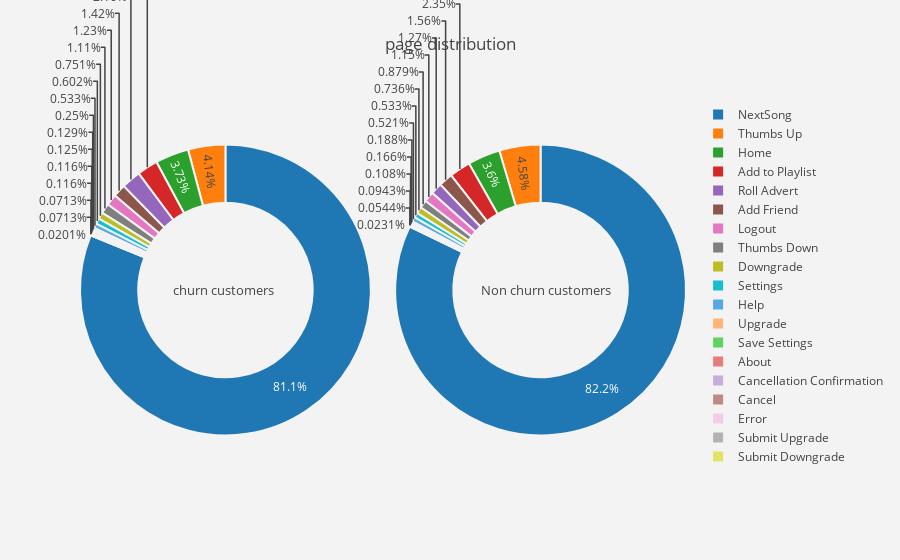

Source (notebook cell):
### Code cell
plot_pie('page')

### Figure 1 — Plotly figure (JSON) as saved in the notebook; plotly's stock layout.template omitted (floating-point values rounded to 4 significant figures)
{"data": [{"domain": {"x": [0, 0.48]}, "hole": 0.6, "hoverinfo": "label+percent+name", "labels": ["NextSong", "Thumbs Up", "Home", "Add to Playlist", "Roll Advert", "Add Friend", "Logout", "Thumbs Down", "Downgrade", "Settings", "Help", "Upgrade", "Save Settings", "About", "Cancellation Confirmation", "Cancel", "Error", "Submit Upgrade", "Submit Downgrade"], "marker": {"line": {"color": "rgb(243,243,243)", "width": 2}}, "name": "Churn Customers", "type": "pie", "values": [36394, 1859, 1672, 1038, 967, 636, 553, 496, 337, 270, 239, 112, 58, 56, 52, 52, 32, 32, 9]}, {"domain": {"x": [0.52, 1]}, "hole": 0.6, "hoverinfo": "label+percent+name", "labels": ["NextSong", "Thumbs Up", "Home", "Add to Playlist", "Add Friend", "Roll Advert", "Logout", "Thumbs Down", "Downgrade", "Settings", "Help", "About", "Upgrade", "Save Settings", "Error", "Submit Upgrade", "Submit Downgrade"], "marker": {"line": {"color": "rgb(243,243,243)", "width": 2}}, "name": "Non churn customers", "type": "pie", "values": [191714, 10692, 8410, 5488, 3641, 2966, 2673, 2050, 1718, 1244, 1215, 439, 387, 252, 220, 127, 54]}], "layout": {"annotations": [{"font": {"size": 13}, "showarrow": false, "text": "churn customers", "x": 0.15, "y": 0.5}, {"font": {"size": 13}, "showarrow": false, "text": "Non churn customers", "x": 0.88, "y": 0.5}], "paper_bgcolor": "rgb(243,243,243)", "plot_bgcolor": "rgb(243,243,243)", "title": "page distribution"}}
